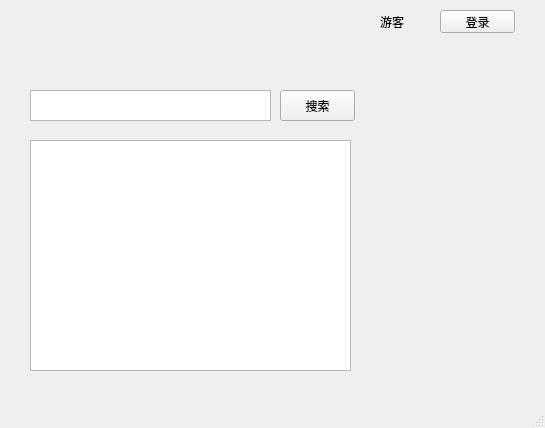
<?xml version="1.0" encoding="UTF-8"?>
<ui version="4.0">
 <class>MainWindow</class>
 <widget class="QMainWindow" name="MainWindow">
  <property name="geometry">
   <rect>
    <x>0</x>
    <y>0</y>
    <width>545</width>
    <height>428</height>
   </rect>
  </property>
  <property name="windowTitle">
   <string>MainWindow</string>
  </property>
  <widget class="QWidget" name="centralwidget">
   <widget class="QLabel" name="user_name">
    <property name="geometry">
     <rect>
      <x>380</x>
      <y>10</y>
      <width>61</width>
      <height>23</height>
     </rect>
    </property>
    <property name="text">
     <string>游客</string>
    </property>
   </widget>
   <widget class="QPushButton" name="login_button">
    <property name="geometry">
     <rect>
      <x>440</x>
      <y>10</y>
      <width>75</width>
      <height>23</height>
     </rect>
    </property>
    <property name="text">
     <string>登录</string>
    </property>
   </widget>
   <widget class="QTextEdit" name="research_text">
    <property name="geometry">
     <rect>
      <x>30</x>
      <y>90</y>
      <width>241</width>
      <height>31</height>
     </rect>
    </property>
   </widget>
   <widget class="QPushButton" name="research_button">
    <property name="geometry">
     <rect>
      <x>280</x>
      <y>90</y>
      <width>75</width>
      <height>31</height>
     </rect>
    </property>
    <property name="text">
     <string>搜索</string>
    </property>
   </widget>
   <widget class="QListView" name="result_list">
    <property name="geometry">
     <rect>
      <x>30</x>
      <y>140</y>
      <width>321</width>
      <height>231</height>
     </rect>
    </property>
   </widget>
  </widget>
  <widget class="QMenuBar" name="menubar">
   <property name="geometry">
    <rect>
     <x>0</x>
     <y>0</y>
     <width>545</width>
     <height>23</height>
    </rect>
   </property>
  </widget>
  <widget class="QStatusBar" name="statusbar"/>
 </widget>
 <resources/>
 <connections/>
</ui>
